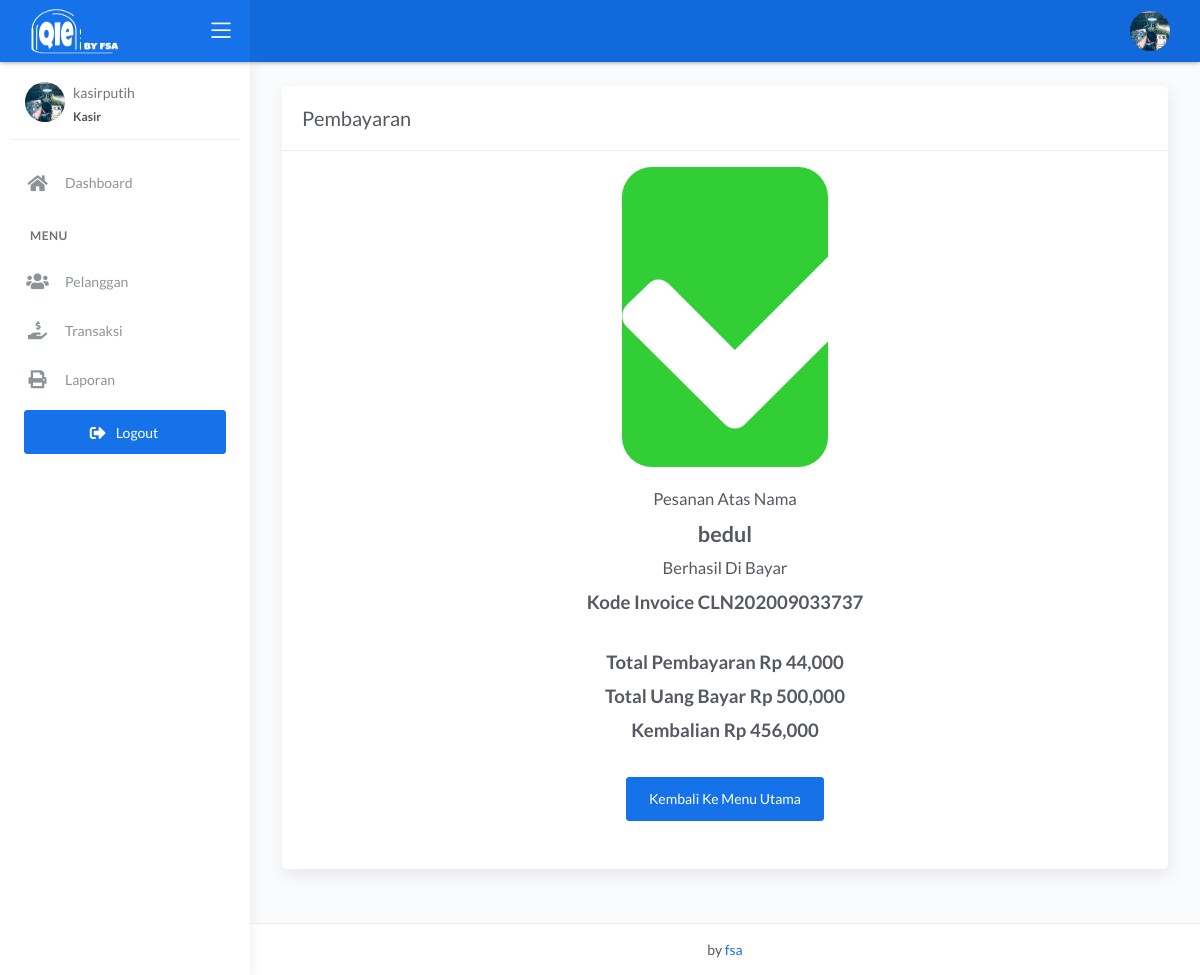
Page /kasir/transaksi_dibayar.php?id=36 (signed in) on the committed database.
### tables this page shows
CREATE TABLE `transaksi` (
  `id_transaksi` int(11) NOT NULL,
  `outlet_id` int(11) DEFAULT NULL,
  `kode_invoice` varchar(228) DEFAULT NULL,
  `id_pelanggan` int(11) DEFAULT NULL,
  `tgl` datetime DEFAULT NULL,
  `batas_waktu` datetime DEFAULT NULL,
  `tgl_pembayaran` datetime DEFAULT NULL,
  `biaya_tambahan` int(11) DEFAULT NULL,
  `diskon` double DEFAULT NULL,
  `pajak` int(11) DEFAULT NULL,
  `status` enum('baru','proses','selesai','diambil') DEFAULT NULL,
  `status_bayar` enum('dibayar','belum') DEFAULT NULL,
  `id_user` int(11) DEFAULT NULL
);

CREATE TABLE `pelanggan` (
  `id_pelanggan` int(11) NOT NULL,
  `nama_pelanggan` varchar(228) NOT NULL,
  `alamat_pelanggan` text NOT NULL,
  `jenis_kelamin` enum('L','P') NOT NULL,
  `telp_pelanggan` varchar(15) NOT NULL,
  `no_ktp` varchar(30) NOT NULL
);

CREATE TABLE `detail_transaksi` (
  `id_detail` int(11) NOT NULL,
  `id_transaksi` int(11) NOT NULL,
  `id_paket` int(11) NOT NULL,
  `qty` double NOT NULL,
  `total_harga` double NOT NULL,
  `keterangan` text NOT NULL,
  `total_bayar` int(11) NOT NULL
);

### kasir/transaksi_dibayar.php (the view)
<?php
$title = 'Pembayaran';
require 'koneksi.php';
require 'header.php';
$query = mysqli_query($conn, "SELECT transaksi.*, pelanggan.nama_pelanggan, detail_transaksi.total_harga, detail_transaksi.total_bayar FROM transaksi INNER JOIN pelanggan ON pelanggan.id_pelanggan = transaksi.id_pelanggan INNER JOIN detail_transaksi ON detail_transaksi.id_transaksi = transaksi.id_transaksi WHERE transaksi.id_transaksi = " . $_GET['id']);
$data = mysqli_fetch_assoc($query);
?>
<div class="content">
    <div class="page-inner">
        <div class="row">
            <div class="col-md-12">
                <div class="card">
                    <div class="card-header">
                        <div class="card-title"><?= $title; ?></div>
                    </div>
                    <div class="row">
                        <div class="col-md-12 col-lg-12 col-sm-12 col-xs-12 mt-3">
                            <div class="white-box">
                                <div class="row">
                                    <div class="col-md-4"></div>
                                    <div class="col-md-4 text-center" style="padding-left: 50px;padding-right: 50px;">
                                        <div class="bg-success" style="font-size: 30px;border-radius: 30px">
                                            <i class="fa fa-check fa-10x text-white"></i>
                                        </div>
                                    </div>
                                    <div class="col-md-4"></div>
                                </div>
                                <div class="row">
                                    <div class="col-md-12 text-center mb-5">
                                        <br>
                                        <h4>Pesanan Atas Nama</h4>
                                        <h2><strong> <?= $data['nama_pelanggan'] ?></strong></h2>
                                        <h4> Berhasil Di Bayar</h4>
                                        <h3><strong>Kode Invoice <?= $data['kode_invoice'] ?></strong><br><br></h3>
                                        <h3><strong>Total Pembayaran <?= 'Rp ' . number_format($data['total_harga']); ?></strong><br></h3>
                                        <h3><strong>Total Uang Bayar <?= 'Rp ' . number_format($data['total_bayar']); ?></strong><br></h3>
                                        <h3><strong>Kembalian <?= 'Rp ' . number_format($data['total_bayar'] - $data['total_harga']); ?></strong><br><br></h3>
                                        <a href="transaksi.php" class="btn btn-primary">Kembali Ke Menu Utama</a>
                                    </div>
                                </div>
                            </div>
                        </div>
                    </div>
                </div>
            </div>
        </div>
    </div>
</div>
<?php require 'footer.php'; ?>

### rows in the picture
transaksi: id_pelanggan.nama_pelanggan "bedul", kode_invoice "CLN202009033737", detail_transaksi.total_harga "44,000", detail_transaksi.total_bayar "500,000", detail_transaksi.total_bayar+total_harga "456,000"

### other values in the picture
$_SESSION['username'] "kasirputih"
$title "Pembayaran"
